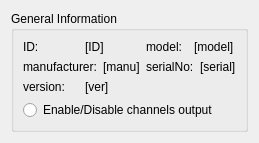
<?xml version="1.0" encoding="UTF-8"?>
<ui version="4.0">
 <class>DockWidgetQuantumComposer</class>
 <widget class="QWidget" name="DockWidgetQuantumComposer">
  <property name="geometry">
   <rect>
    <x>0</x>
    <y>0</y>
    <width>249</width>
    <height>137</height>
   </rect>
  </property>
  <property name="windowTitle">
   <string>QuantumComposer</string>
  </property>
  <layout class="QGridLayout" name="gridLayout_2">
   <item row="0" column="0">
    <widget class="QGroupBox" name="groupBox">
     <property name="title">
      <string>General Information</string>
     </property>
     <layout class="QGridLayout" name="gridLayout">
      <item row="0" column="0">
       <layout class="QHBoxLayout" name="horizontalLayout_3">
        <property name="topMargin">
         <number>0</number>
        </property>
        <item>
         <widget class="QLabel" name="label_3">
          <property name="text">
           <string>ID:</string>
          </property>
         </widget>
        </item>
        <item>
         <widget class="QLabel" name="lblID">
          <property name="text">
           <string>[ID]</string>
          </property>
         </widget>
        </item>
       </layout>
      </item>
      <item row="1" column="1">
       <layout class="QHBoxLayout" name="horizontalLayout_2">
        <property name="rightMargin">
         <number>0</number>
        </property>
        <item>
         <widget class="QLabel" name="label_2">
          <property name="text">
           <string>serialNo:</string>
          </property>
         </widget>
        </item>
        <item>
         <widget class="QLabel" name="lblSerialNo">
          <property name="text">
           <string>[serial]</string>
          </property>
         </widget>
        </item>
       </layout>
      </item>
      <item row="1" column="0">
       <layout class="QHBoxLayout" name="horizontalLayout">
        <item>
         <widget class="QLabel" name="label">
          <property name="text">
           <string>manufacturer:</string>
          </property>
         </widget>
        </item>
        <item>
         <widget class="QLabel" name="lblManu">
          <property name="text">
           <string>[manu]</string>
          </property>
         </widget>
        </item>
       </layout>
      </item>
      <item row="0" column="1">
       <layout class="QHBoxLayout" name="horizontalLayout_4">
        <item>
         <widget class="QLabel" name="label_4">
          <property name="text">
           <string>model:</string>
          </property>
         </widget>
        </item>
        <item>
         <widget class="QLabel" name="lblModel">
          <property name="text">
           <string>[model]</string>
          </property>
         </widget>
        </item>
       </layout>
      </item>
      <item row="2" column="0">
       <layout class="QHBoxLayout" name="horizontalLayout_5">
        <item>
         <widget class="QLabel" name="label_5">
          <property name="text">
           <string>version:</string>
          </property>
         </widget>
        </item>
        <item>
         <widget class="QLabel" name="lblVersion">
          <property name="text">
           <string>[ver]</string>
          </property>
         </widget>
        </item>
       </layout>
      </item>
      <item row="4" column="0">
       <spacer name="verticalSpacer">
        <property name="orientation">
         <enum>Qt::Vertical</enum>
        </property>
        <property name="sizeHint" stdset="0">
         <size>
          <width>20</width>
          <height>40</height>
         </size>
        </property>
       </spacer>
      </item>
      <item row="3" column="0" colspan="2">
       <widget class="QRadioButton" name="radioButtonOutput">
        <property name="text">
         <string>Enable/Disable channels output</string>
        </property>
       </widget>
      </item>
     </layout>
    </widget>
   </item>
  </layout>
 </widget>
 <resources/>
 <connections/>
</ui>
